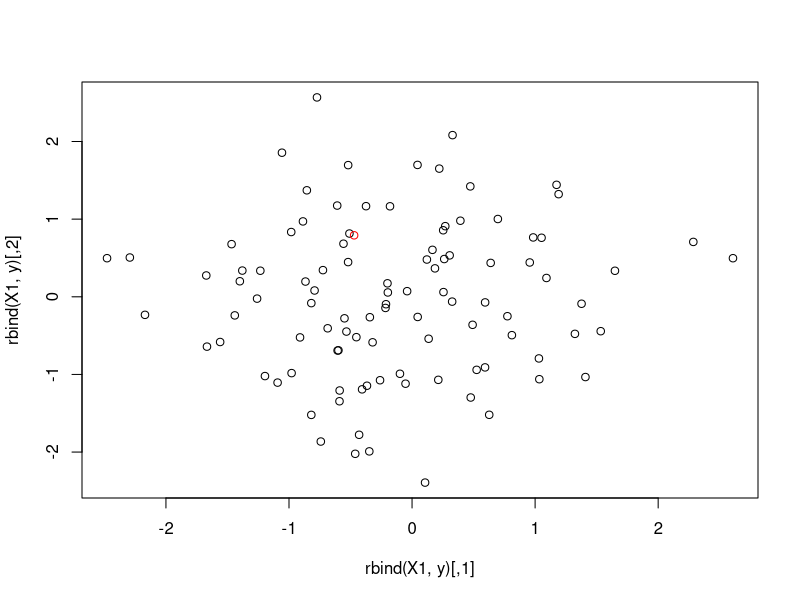
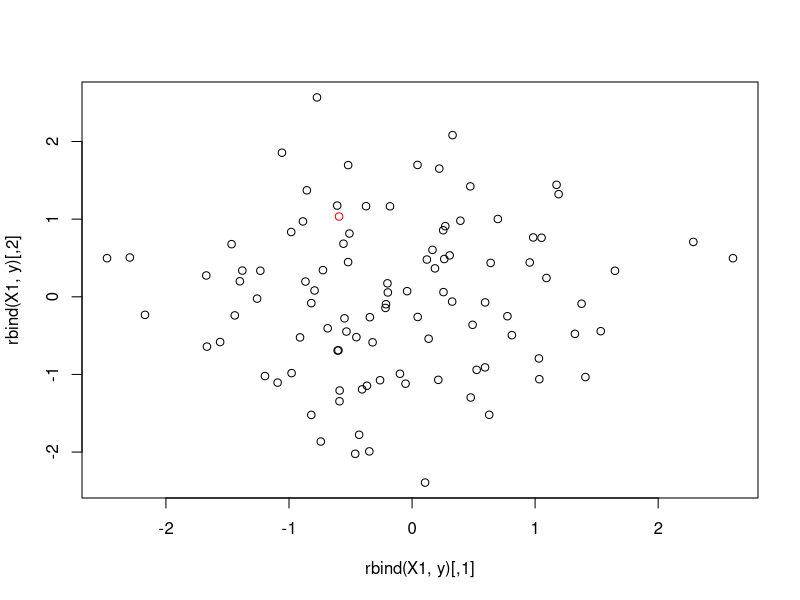
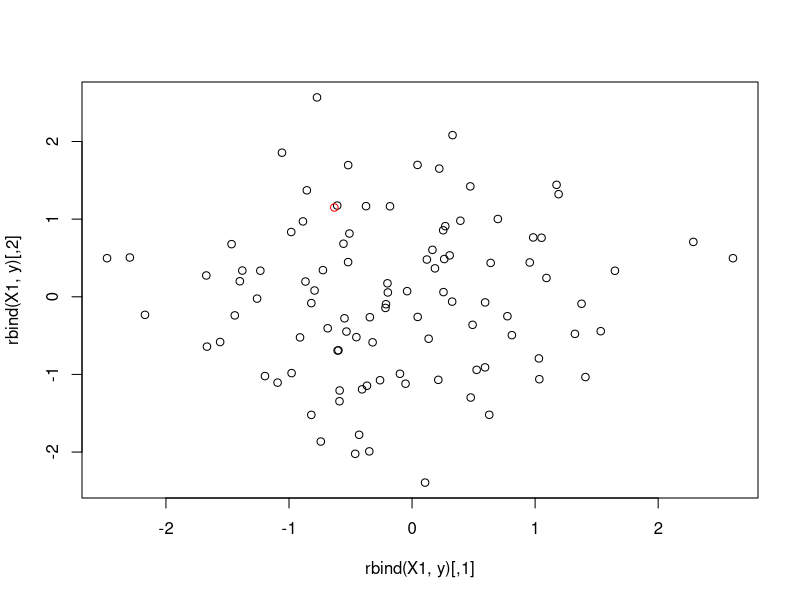
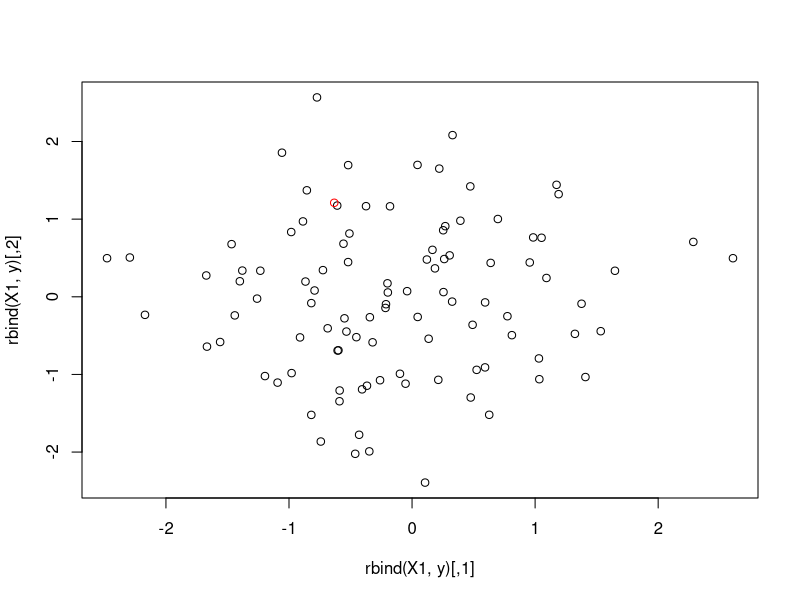
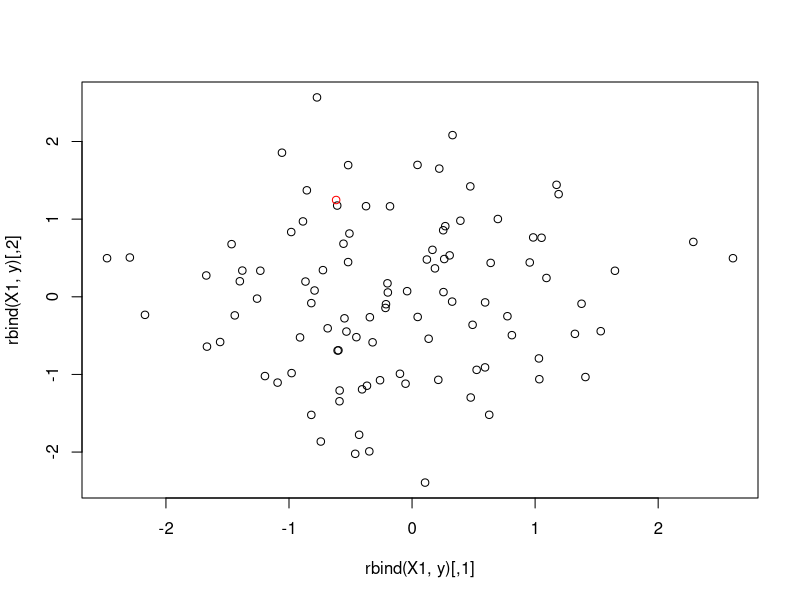
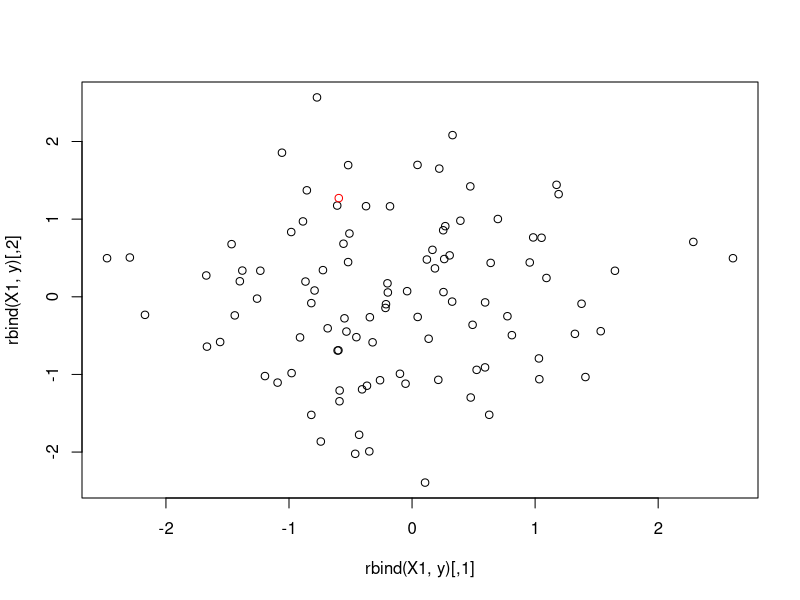
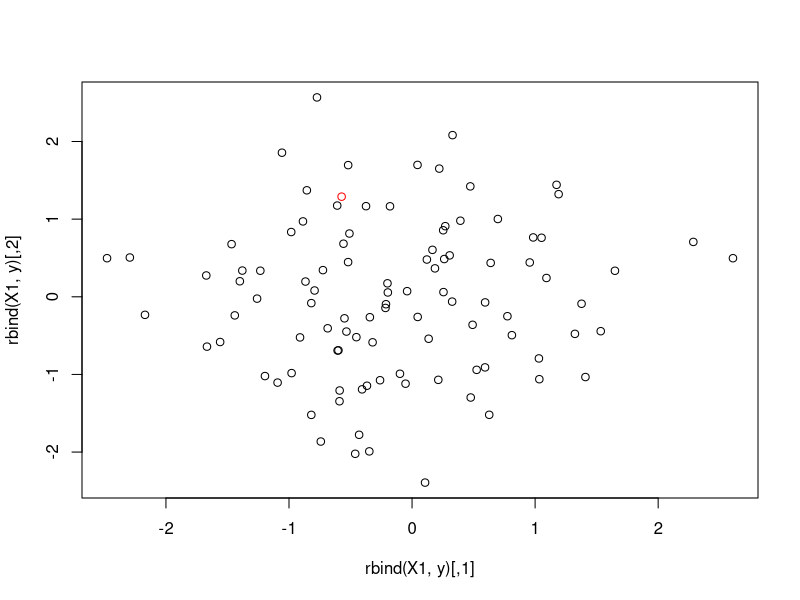
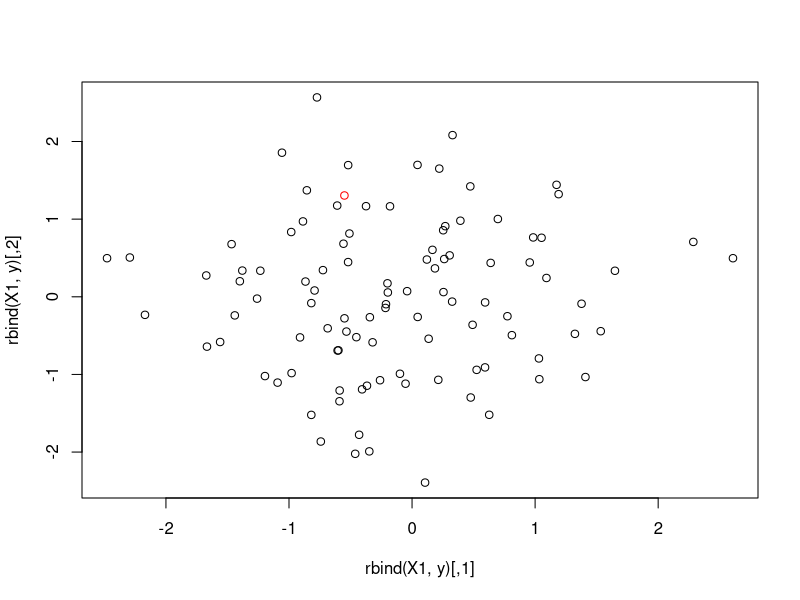

Recreate these plots in R, in order.
X<-array(rnorm(202,0,1),dim<-c(101,2))

X1<-X[1:100,]
x<-X[101,]

d<-NULL
for(i in 1:100)
{
	d[i]<-exp(sum((X1[i,]-x)^2))/(1+exp(sum((X1[i,]-x)^2)))
}


y<-rep(0,2)
eps<-1



while(eps>0.000000000001)
{
	yold<-y
	dd<-NULL
	for(i in 1:100)
	{
		dd[i]<-(exp(sum((X1[i,]-y)^2))/(1+exp(sum((X1[i,]-y)^2)))-d[i])*exp(sum((X1[i,]-y)^2))/(1+exp(sum((X1[i,]-y)^2)))^2

	}
	y<-(dd%*%X1)/sum(dd)
	eps<-sum(abs(y-yold))
	print(eps)
	plot(rbind(X1,y),col=c(rep("black",100),"red"))
}





